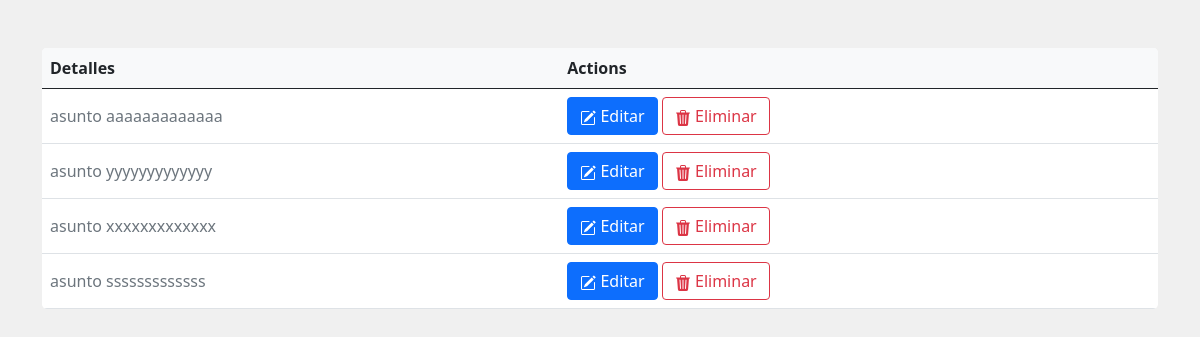
The app's page /php/row_asuntos.php with its own data.
### tables this page shows
CREATE TABLE IF NOT EXISTS `asuntos` (
  `asunto_id` INT NOT NULL AUTO_INCREMENT,
  `asunto_detalle` TEXT NULL,
  `acta_id` INT NOT NULL,
  PRIMARY KEY (`asunto_id`),
    FOREIGN KEY (`acta_id`)
    REFERENCES `actas` (`acta_id`)
    ON DELETE CASCADE
    ON UPDATE CASCADE);

### php/row_asuntos.php (the view, shortened to what this page needs)
<!doctype html>
<html lang="en">
<head>
    <link rel="stylesheet" href="https://cdn.jsdelivr.net/npm/bootstrap@5.0.2/dist/css/bootstrap.min.css">
    <link rel="stylesheet" href="../css/main.css">
</head>
<body>
    <?php
    $conexion = include_once "connect.php";
    $resultado = $conexion->query("SELECT asunto_id, asunto_detalle FROM asuntos WHERE acta_id=4 ;");
    $asuntos = $resultado->fetch_all(MYSQLI_ASSOC);
    ?>
    <div class="container my-5">
        <div class="shadow-4 rounded-3 overflow-hidden">
            <table class="table align-middle mb-0 bg-white">
                <thead class="bg-light">
                    <tr>
                        <th>Detalles</th>
                        <th>Actions</th>
                    </tr>
                </thead>
                <tbody>
                    <?php
                    foreach ($asuntos as $asunto) { ?>
                        <tr>
                            <td>
                                <p class="text-muted mb-0"><?php echo $asunto["asunto_detalle"] ?></p>
                            </td>
                            <td>
                            <button type="button" class="btn btn-primary">
                                    Editar
                                </button>
                                <button type="button" class="btn btn-outline-danger" onclick="window.location.href='CRUD/asuntos/asunto_eliminar.php? id=<?php echo $asunto['asunto_id'] ?>'">
                                    Eliminar
                                </button>
                            </td>
                        </tr>
                    <?php } ?>
                </tbody>
            </table>
        </div>
    </div>
</body>
</html>

### css/main.css (style rules this page uses)
body { background-color: hsl(0, 0%, 94%) }

### records on screen
asuntos: asunto_detalle "asunto aaaaaaaaaaaaa"
asuntos: asunto_detalle "asunto yyyyyyyyyyyyy"
asuntos: asunto_detalle "asunto xxxxxxxxxxxxx"
asuntos: asunto_detalle "asunto sssssssssssss"
